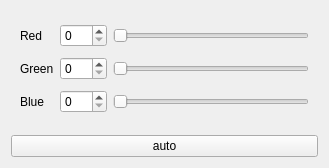
<?xml version="1.0" encoding="UTF-8"?>
<ui version="4.0">
 <class>RGB</class>
 <widget class="QWidget" name="RGB">
  <property name="geometry">
   <rect>
    <x>0</x>
    <y>0</y>
    <width>329</width>
    <height>168</height>
   </rect>
  </property>
  <property name="windowTitle">
   <string>Form</string>
  </property>
  <layout class="QGridLayout" name="gridLayout_2">
   <item row="0" column="0">
    <widget class="QWidget" name="widget_3" native="true">
     <layout class="QGridLayout" name="gridLayout">
      <item row="0" column="0">
       <widget class="QLabel" name="label">
        <property name="frameShape">
         <enum>QFrame::NoFrame</enum>
        </property>
        <property name="frameShadow">
         <enum>QFrame::Raised</enum>
        </property>
        <property name="text">
         <string>Red</string>
        </property>
       </widget>
      </item>
      <item row="0" column="1">
       <widget class="QSpinBox" name="R_spin">
        <property name="maximum">
         <number>155</number>
        </property>
       </widget>
      </item>
      <item row="1" column="0">
       <widget class="QLabel" name="label_2">
        <property name="text">
         <string>Green</string>
        </property>
       </widget>
      </item>
      <item row="1" column="1">
       <widget class="QSpinBox" name="G_spin">
        <property name="maximum">
         <number>155</number>
        </property>
       </widget>
      </item>
      <item row="1" column="2">
       <widget class="QSlider" name="G_slider">
        <property name="maximum">
         <number>155</number>
        </property>
        <property name="orientation">
         <enum>Qt::Horizontal</enum>
        </property>
       </widget>
      </item>
      <item row="2" column="0">
       <widget class="QLabel" name="label_3">
        <property name="text">
         <string>Blue</string>
        </property>
       </widget>
      </item>
      <item row="2" column="1">
       <widget class="QSpinBox" name="B_spin">
        <property name="maximum">
         <number>155</number>
        </property>
       </widget>
      </item>
      <item row="2" column="2">
       <widget class="QSlider" name="B_slider">
        <property name="maximum">
         <number>155</number>
        </property>
        <property name="orientation">
         <enum>Qt::Horizontal</enum>
        </property>
       </widget>
      </item>
      <item row="0" column="2">
       <widget class="QSlider" name="R_slider">
        <property name="maximum">
         <number>155</number>
        </property>
        <property name="singleStep">
         <number>1</number>
        </property>
        <property name="orientation">
         <enum>Qt::Horizontal</enum>
        </property>
       </widget>
      </item>
     </layout>
    </widget>
   </item>
   <item row="1" column="0">
    <widget class="QPushButton" name="auto_btn">
     <property name="text">
      <string>auto</string>
     </property>
    </widget>
   </item>
  </layout>
 </widget>
 <resources/>
 <connections/>
</ui>
